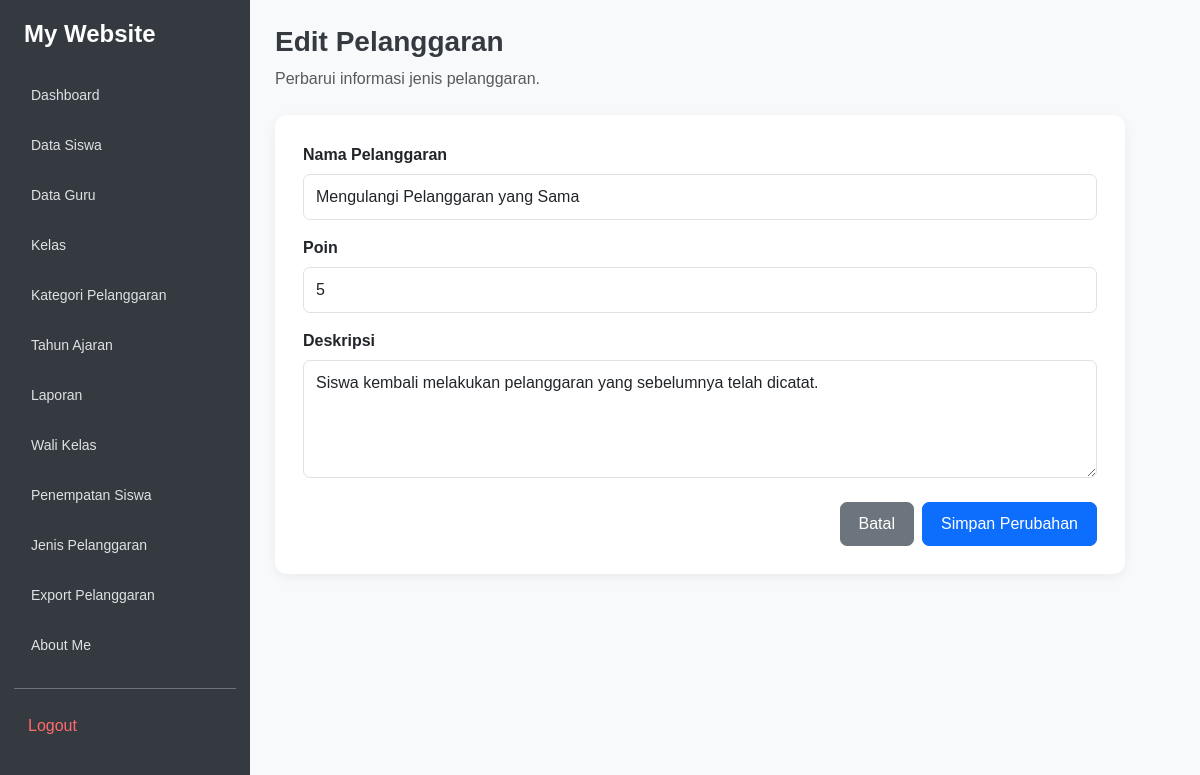
The app's page /edit_pelanggaran.php?id=50 (signed in) with its own data.
### tables this page shows
CREATE TABLE `t_pelanggaran` (
  `id` int(11) NOT NULL,
  `pelanggaran_kategori_id` int(11) NOT NULL,
  `kode` varchar(30) NOT NULL,
  `nama` varchar(150) NOT NULL,
  `poin` int(11) NOT NULL,
  `deskripsi` text NOT NULL,
  `status_aktif` tinyint(1) NOT NULL,
  `created_at` timestamp NOT NULL DEFAULT current_timestamp(),
  `updated_at` timestamp NOT NULL DEFAULT current_timestamp()
);

### edit_pelanggaran.php (the view, shortened to what this page needs)
<?php
include 'config/koneksi.php';
$id = (int) ($_GET['id'] ?? 0);
$stmt = $koneksi->prepare(
    "SELECT * FROM t_pelanggaran WHERE id = ?"
);
$stmt->bind_param("i", $id);
$stmt->execute();
$data = $stmt->get_result()->fetch_assoc();
?>
<!DOCTYPE html>
<html lang="id">
<head>
    <link href="https://cdn.jsdelivr.net/npm/bootstrap@5.3.8/dist/css/bootstrap.min.css" rel="stylesheet">
</head>
<body>
<?php include 'includes/sidebar.php'; ?>
<div class="main-content">
    <div class="mb-4">
        <h3 class="page-title">Edit Pelanggaran</h3>
        <p class="text-muted mb-0">
            Perbarui informasi jenis pelanggaran.
        </p>
    </div>
    <div class="form-card">
        <form method="POST">
            <div class="mb-3">
                <label class="form-label">Nama Pelanggaran</label>
                <input
                    type="text"
                    name="nama"
                    class="form-control"
                    value="<?= htmlspecialchars($data['nama'] ?? '') ?>"
                    placeholder="Masukkan nama pelanggaran"
                    required
                >
            </div>
            <div class="mb-3">
                <label class="form-label">Poin</label>
                <input
                    type="number"
                    name="poin"
                    class="form-control"
                    min="1"
                    value="<?= (int) $data['poin'] ?>"
                    placeholder="Masukkan jumlah poin"
                    required
                >
            </div>
            <div class="mb-4">
                <label class="form-label">Deskripsi</label>
                <textarea
                    name="deskripsi"
                    class="form-control"
                    rows="4"
                    placeholder="Masukkan deskripsi pelanggaran"
                ><?= htmlspecialchars($data['deskripsi'] ?? '') ?></textarea>
            </div>
            <div class="d-flex justify-content-end gap-2">
                <a href="catatan_pelanggaran.php" class="btn btn-secondary">
                    Batal
                </a>
                <button type="submit" class="btn btn-primary">
                    Simpan Perubahan
                </button>
            </div>
        </form>
    </div>
</div>
</body>
</html>

### includes/sidebar.css (style rules this page uses)
body { background: #f8f9fa; margin: 0; }
.main-content { margin-left: 250px; padding: 25px; min-width: 0; box-sizing: border-box; }

### edit_pelanggaran.php (style rules this page uses)
body { background: #f8f9fa; font-family: Arial, sans-serif; }
.main-content { margin-left: 250px; padding: 25px; min-width: 0; }
.form-card { background: white; border-radius: 12px; padding: 28px; box-shadow: 0 3px 12px rgba(0,0,0,0.06); max-width: 850px; }
.page-title { font-weight: 700; color: #343a40; }
.form-label { font-weight: 600; margin-bottom: 7px; }
.form-control { padding: 10px 12px; border-radius: 7px; }
.btn { padding: 9px 18px; border-radius: 7px; }

### records on screen
t_pelanggaran: nama "Mengulangi Pelanggaran yang Sama", poin "5", deskripsi "Siswa kembali melakukan pelanggaran yang sebelumnya telah dicatat."

### other values on screen
$item[0] "Dashboard"
$item[0] "Data Siswa"
$item[0] "Data Guru"
$item[0] "Kelas"
$item[0] "Kategori Pelanggaran"
$item[0] "Tahun Ajaran"
$item[0] "Laporan"
$item[0] "Wali Kelas"
$item[0] "Penempatan Siswa"
$item[0] "Jenis Pelanggaran"
$item[0] "Export Pelanggaran"
$item[0] "About Me"
